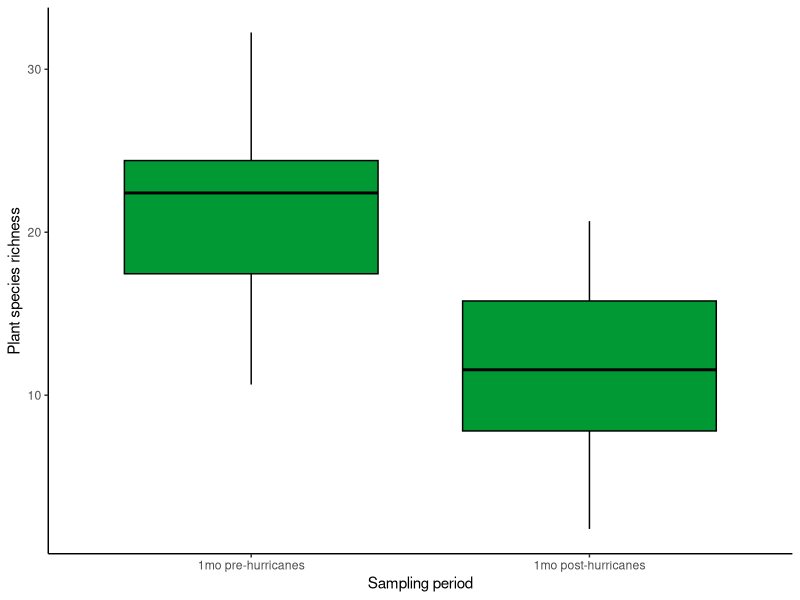
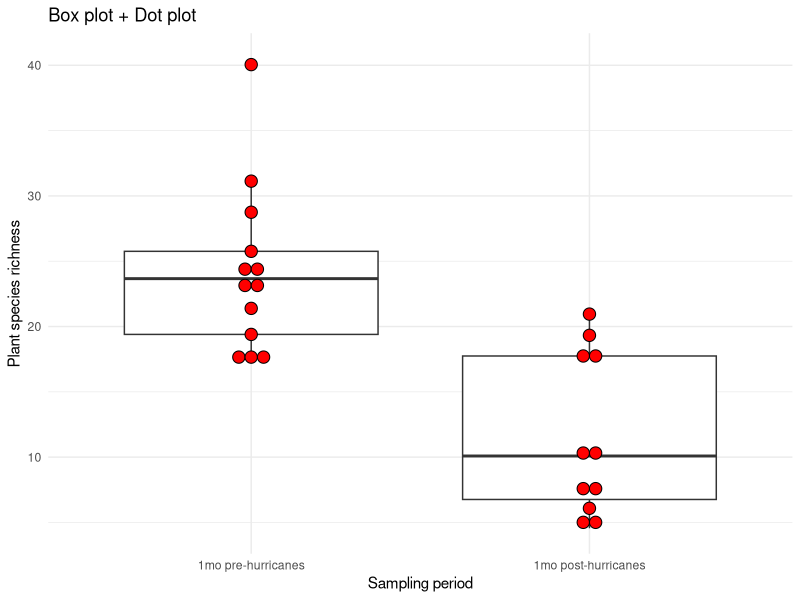

R code for these plots, in order:
## ---- chunk 1

# load libraries ------------------------------------------------------------

library(ggplot2) 

# global variables ------------------------------------------------------------

n_group <- 2 
n_treatment <- c("1mo pre-hurricanes","1mo post-hurricanes")
n_size <- c(13,11) 
n_mean <- c(22,13) 
n_sd <- c(5,5) 

# -------------------------------------------------------------------------------
# FUNCTION: create_data
# description: create fake data frame
# inputs: n_group, n_name, n_size, n_mean, n_sd
# outputs: data frame with fake data on plant richness pre and post hurricane
#################################################################################
create_data <- function(group = 2, 
                        treatment = c("treatment1", "treatment2"),
                        size = c(15,14),
                        mean = c(20,15),
                        sd = c(4,4)) {
  
  period <- rep(treatment,size)
  id <- 1:(sum(size))

  P.richness <- c(rnorm(n=size[1], mean=mean[1], sd=sd[1]),
                 rnorm(n=size[2], mean=mean[2], sd=sd[2]))
  df <- data.frame(id,period,P.richness)
  df$period <- factor(df$period,
                  levels = c(treatment[1],treatment[2]), ordered = TRUE)
  return(df)
} # end of create_data

# -------------------------------------------------------------------------------

# -------------------------------------------------------------------------------
# FUNCTION: anova_1way
# description: run a 1 way anova on fake data
# inputs: data frame with x_var in second column and y_var in third column
# outputs: summary of anova results
#################################################################################
anova_1way<- function(data=my_data) {

  model <- aov(data[,3]~data[,2], data=data)

  return(summary(model))

} # end of anova_1way

# -------------------------------------------------------------------------------

# -------------------------------------------------------------------------------
# FUNCTION: my_boxplot
# description: this function created a boxplot of plant richness vs period
# inputs: data frame with x_var in second column and y_var in third column
# outputs: boxplot
#################################################################################
my_boxplot <- function(data=my_data) {

    p1 <- ggplot(data = data,
                  aes(x=data[,2],
                       y=data[,3])) + 
                  geom_boxplot(fill='#009933', color="black")+
                  labs(x="Sampling period", y = "Plant species richness") +
                 theme_classic()
    print(p1)
    message("Message: Boxplot has been created!")

} # end of my_boxplot

# -------------------------------------------------------------------------------

# -------------------------------------------------------------------------------

# Running my functions (program body)

my_data <- create_data(group=n_group, treatment=n_treatment, size=n_size,
            mean=n_mean, sd=n_sd)
model <- anova_1way()
print(model)
my_boxplot()

# -------------------------------------------------------------------------------

## ---- chunk 2

# -------------------------------------------------------------------------------
# FUNCTION: aov_table
# description: extracts the df, F, and p-value from one-way ANOVA
# inputs: summary of ANOVA result in list form
# outputs: table with df, F and p-value from one-way ANOVA
#################################################################################
aov_table <- function(list = model) {
  
    model <- unlist(list)
    my_results <- matrix(model[c(1, 7, 9)], ncol=3, byrow=TRUE)
    colnames(my_results) <- c("df", "F", "p-value")
    rownames(my_results) <- ""
    my_results <- as.table(my_results)
    
  return(round(my_results, digits=6))

} # end of aov_table
# -------------------------------------------------------------------------------

# -------------------------------------------------------------------------------
# FUNCTION: dot_boxplot
# description: generates a dot plot within a boxplot, showing distribution of data points
# inputs: data frame with x_var in second column and y_var in third column
# outputs: Boxplot + Dotplot
#################################################################################
dot_boxplot <- function(data=my_data) {
  
  p2 <- ggplot(data = data,
               aes(x=data[,2], y=data[,3]))
  p2 <- p2 + geom_boxplot() + 
    geom_dotplot(binaxis='y', 
               stackdir='center', 
               dotsize = .8, 
               fill="red") +
    theme_minimal() + 
    labs(title="Box plot + Dot plot",
       x="Sampling period", y = "Plant species richness")

   print(p2)

} # end of dot_boxplot
# -------------------------------------------------------------------------------

# -------------------------------------------------------------------------------

# Running my functions (program body)


my_data <- create_data(group=n_group, treatment=n_treatment, size=n_size,
            mean=n_mean, sd=n_sd)
model <- anova_1way()
aov_table()
dot_boxplot()


## ---- chunk 3

iterations <- 20
p_values <- matrix(NA, nrow=iterations, ncol=1)

for (i in 1:iterations) {
  df <- create_data()
  aov <- anova_1way(df)
  aov <- unlist(aov)
  p_values[i,] <- aov[9]
}

round(p_values, digits=6)


